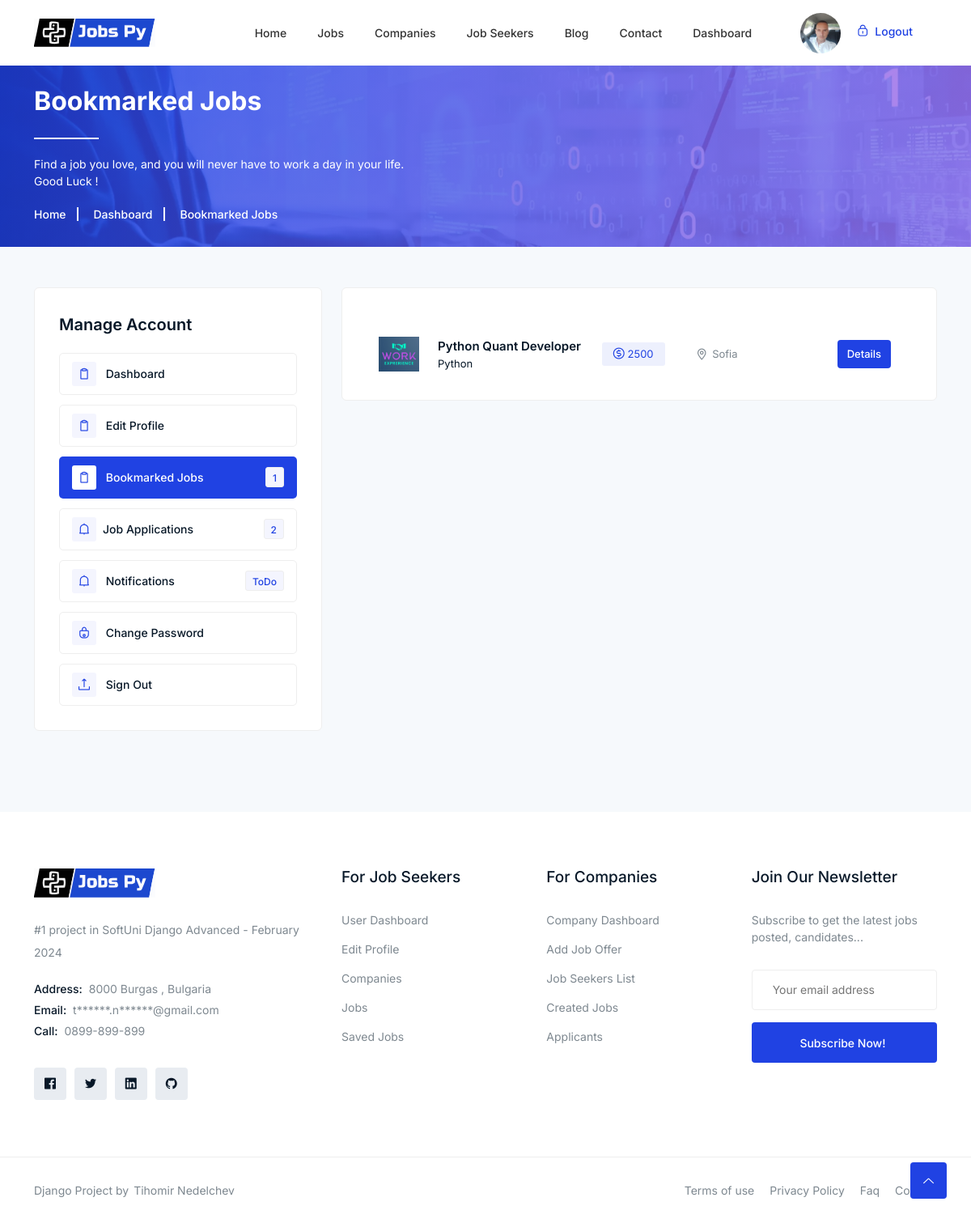
Before: /jobseeker/favourite-jobs/ (signed in) with the older database file.
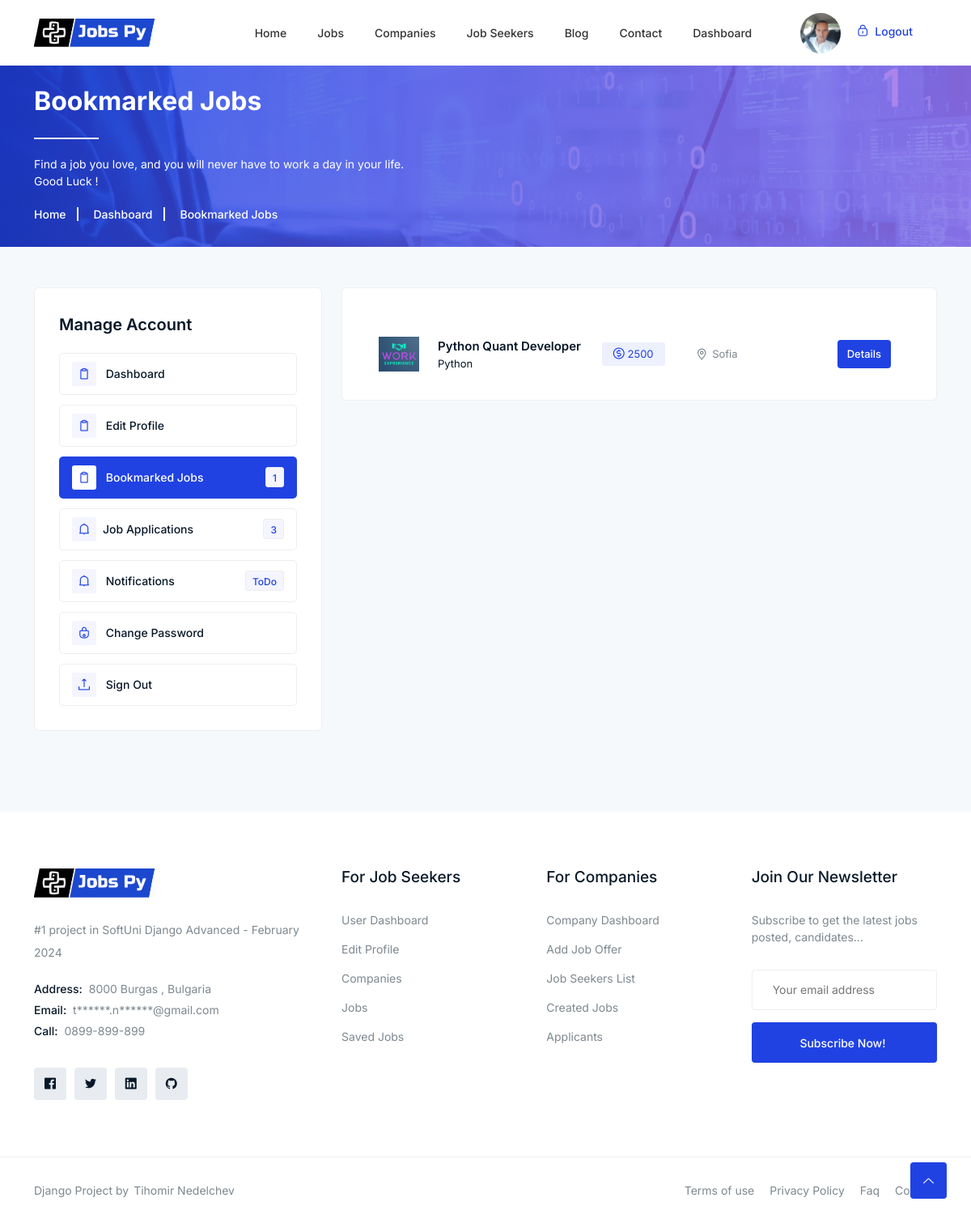
After: the same page with the newer database file.
### jobsPy/accounts/models.py (models this page shows)
class Account(AbstractBaseUser, PermissionsMixin):
    username = None
    ROLE_CHOICES = (
        ('jobseeker', 'Job Seeker'),
        ('company', 'Company'),
    )
    role = models.CharField(max_length=10, choices=ROLE_CHOICES)
    date_joined = models.DateTimeField(auto_now_add=True)
    last_login = models.DateTimeField(auto_now_add=True)
    email = models.EmailField(max_length=100, unique=True, null=False, blank=False)
    USERNAME_FIELD = 'email'
    EMAIL_FIELD = 'email'
    REQUIRED_FIELDS = []
    objects = AccountModel()
    is_staff = models.BooleanField(default=False)

### jobsPy/jobseekers/models.py (models this page shows)
class JobSeeker(models.Model):
    user = models.OneToOneField(UserModel, on_delete=models.CASCADE, primary_key=True)
    first_name = models.CharField(max_length=50, blank=False, null=False)
    last_name = models.CharField(max_length=50, blank=False, null=False)
    city = models.CharField(max_length=50, blank=False, null=False)
    nationality = models.CharField(max_length=50, blank=False, null=False)
    occupation = models.CharField(max_length=50, blank=False, null=False)
    seniority = models.ForeignKey(Seniority, on_delete=models.SET_NULL, blank=True, null=True)
    website = models.URLField(max_length=70, blank=True, null=True)
    linkedin = models.URLField(blank=False, null=False, max_length=50)
    facebook = models.URLField(blank=False, null=False, max_length=50)
    github = models.URLField(blank=False, null=False, max_length=50)
    about = RichTextField(blank=False, null=False)
    phone_number = models.CharField(max_length=50, blank=True, null=True)
    profile_picture = models.ImageField(
        blank=True, null=True, upload_to='images/profile')
    gender = models.CharField(blank=False, null=False,
                              choices=GENDER_TYPE, max_length=1)
    marital_status = models.CharField(blank=False, null=False, max_length=20, choices=MARITAL_STATUS)
    skills = models.ManyToManyField(Skills, related_name="skills")
    activated = models.BooleanField(default=False)
    @property
    def get_user_all_applicant(self):
        return Applicant.objects.filter(user=self.user).count()

### jobsPy/jobs/models.py (models this page shows)
class FavoriteJob(models.Model):
    user = models.ForeignKey(UserModel, on_delete=models.CASCADE)
    job = models.ForeignKey(Job, on_delete=models.CASCADE)
    created_at = models.DateTimeField(auto_now_add=True)
    class Meta:
        unique_together = ('user', 'job')  # Ensure a job can be favorited only once per user

### jobsPy/jobseekers/views.py (the view)
# urls.py: path("favourite-jobs/", FavouriteJobs.as_view(), name="favourite_jobs"),
class FavouriteJobs(LoginRequiredMixin, JobSeekerRequiredMixin, ListView):
    template_name = "job_seekers/favourite_jobs.html"
    def get_queryset(self):
        return FavoriteJob.objects.filter(user=self.request.user).select_related('job')

### jobsPy/core/accounts_mixins.py (called while the page is built)
    def dispatch(self, request, *args, **kwargs):
        if request.user.is_authenticated and request.user.role == "jobseeker":
            return super().dispatch(request, *args, **kwargs)
        else:
            return render(request, '403.html', status=403)

### jobsPy/jobs/models.py (called while the page is built)
    def __str__(self):
        return self.name

### templates/job_seekers/favourite_jobs.html (shortened to what this page needs)
{% extends 'base.html' %}
{% load static %}
{% block main_content %}
    <div class="breadcrumbs overlay">
        <div class="container">
            <div class="row">
                <div class="col-12">
                    <div class="breadcrumbs-content">
                        <h1 class="page-title">Bookmarked Jobs</h1>
                        <p>Find a job you love, and you  will never have to work a day in your life.<br>
                           Good Luck !</p>
                    </div>
                    <ul class="breadcrumb-nav">
                        <li><a href="{% url 'index' %}">Home</a></li>
                        <li><a href="{% url 'index' %}">Dashboard</a></li>
                        <li>Bookmarked Jobs</li>
                    </ul>
                </div>
            </div>
        </div>
    </div>
    <div class="bookmarked section">
        <div class="container">
            <div class="alerts-inner">
                <div class="row">
{% include 'job_seekers/job_seeker_menu.html' %}
                    <div class="col-lg-8 col-12">
                        <div class="job-items">
                            {% for obj in object_list %}
                            <div class="manage-content">
                                <div class="row align-items-center justify-content-center">
                                    <div class="col-lg-5 col-md-5 col-12">
                                        <div class="title-img">
                                            <div class="can-img">
                                                {% if obj.job.job_image %}
                                                <img src="{{ obj.job.job_image.url }}" alt="#">
                                                    {% else %}
                                                    <img src="{% static 'images/default/default.jpg' %}" alt="#">
                                                {% endif %}
                                            </div>
                                            <h3>{{ obj.job.title }}<span>{{ obj.job.category}}</span></h3>
                                        </div>
                                    </div>
                                    <div class="col-lg-2 col-md-2 col-12">
                                        <p><span class="time"><i class="lni lni-coin"></i> {{ obj.job.salary }}</span></p>
                                    </div>
                                    <div class="col-lg-3 col-md-3 col-12">
                                        <p class="location"><i class="lni lni-map-marker"></i>{{obj.job.location}}</p>
                                    </div>
                                    <div class="col-lg-2 col-md-2 col-12">
                                        <div class="button">
                                            <a href="{% url 'job_details' obj.job.pk %}" class="btn">Details</a>
                                        </div>
                                    </div>
                                </div>
                            </div>
                            {% endfor %}
                        </div>
                    </div>
                </div>
            </div>
        </div>
    </div>
{% endblock %}

### templates/base.html (shortened to what the changed rows need)
{% load static %}
{% load socialaccount %}
<!DOCTYPE html>
<html class="no-js" lang="zxx">
<head>
    <link rel="stylesheet" href="{% static '/css/bootstrap.min.css' %}" />
    <link rel="stylesheet" href="{% static '/css/LineIcons.2.0.css' %}" />
    <link rel="stylesheet" href="{% static '/css/animate.css' %}" />
    <link rel="stylesheet" href="{% static '/css/tiny-slider.css' %}" />
    <link rel="stylesheet" href="{% static '/css/glightbox.min.css' %}" />
    <link rel="stylesheet" href="{% static '/css/main.css' %}" />
    <link rel="stylesheet" href="{% static '/css/flaticon.css' %}" />
</head>
<body>
    <header class="header style4">
        <div class="navbar-area">
            <div class="container">
                <div class="row align-items-center">
                    <div class="col-lg-12">
                        <nav class="navbar navbar-expand-lg">
                            <div class="button">
                                {% if user.is_authenticated %}
                                {% if user.company.image %}
                                    <a href="{% url 'login_redirect_dashboard' %} "><img class="user-profile-small" src="{{ user.company.image.url }}" alt="Logo"></a>
                                {% elif user.jobseeker.profile_picture %}
                                    <a href="{% url 'login_redirect_dashboard' %} "><img class="user-profile-small" src="{{ user.jobseeker.profile_picture.url }}" alt="Logo"></a>
                                {% endif %}
                                {% else %}
                                <a href="{% url 'login' %}"   class="login"><i
                                        class="lni lni-lock-alt"></i> Login</a>
                                <a href="{% url 'registration' %}"  class="btn">Sign Up</a>
                                {% endif %}
                            </div>
                        </nav>
                    </div>
                </div>
            </div>
        </div>
    </header>
{% block main_content %}
{% endblock %}
</body>
</html>

### templates/job_seekers/job_seeker_menu.html
                    <div class="col-lg-4 col-12">
                        <div class="dashbord-sidebar">
                            <ul>
                                <li class="heading">Manage Account</li>
                                <li><a class="{% if request.resolver_match.url_name == 'job seeker dashboard' %}active{% endif %}"  href="{% url 'job seeker dashboard' %}"><i class="lni lni-clipboard"></i> Dashboard</a></li>
                                <li><a class="{% if request.resolver_match.url_name == 'edit-profile' %}active{% endif %}"  href="{% url 'edit-profile' user.jobseeker.pk %}"><i class="lni lni-clipboard"></i> Edit Profile </a></li>
                                <li><a class="{% if request.resolver_match.url_name == 'favourite_jobs' %}active{% endif %}"  href="{% url 'favourite_jobs' %}"><i class="lni lni-clipboard"></i> Bookmarked Jobs <span class="notifi">{{ user.favoritejob_set.all|length}}</span></a></li>
                                <li><a class="{% if request.resolver_match.url_name == 'jobs-apply' %}active{% endif %}" href="{% url 'jobs-apply' %}"><i class="lni lni-alarm"></i>Job Applications <span class="notifi">{{ user.jobseeker.get_user_all_applicant}}</span></a></li>
                                <li><a  href="#"><i class="lni lni-alarm"></i> Notifications <span class="notifi">ToDo</span></a></li>
                                <li><a class="{% if request.resolver_match.url_name == 'change-password' %}active{% endif %}" href="{% url 'change-password' %}"><i class="lni lni-lock"></i> Change Password</a></li>
                                <li><a href="{% url 'sing-out' %}"><i class="lni lni-upload"></i> Sign Out</a></li>
                            </ul>
                        </div>
                    </div>

Changed rows visible on the page:
changed Account id 1: jobseeker.get_user_all_applicant "2" → "3"
